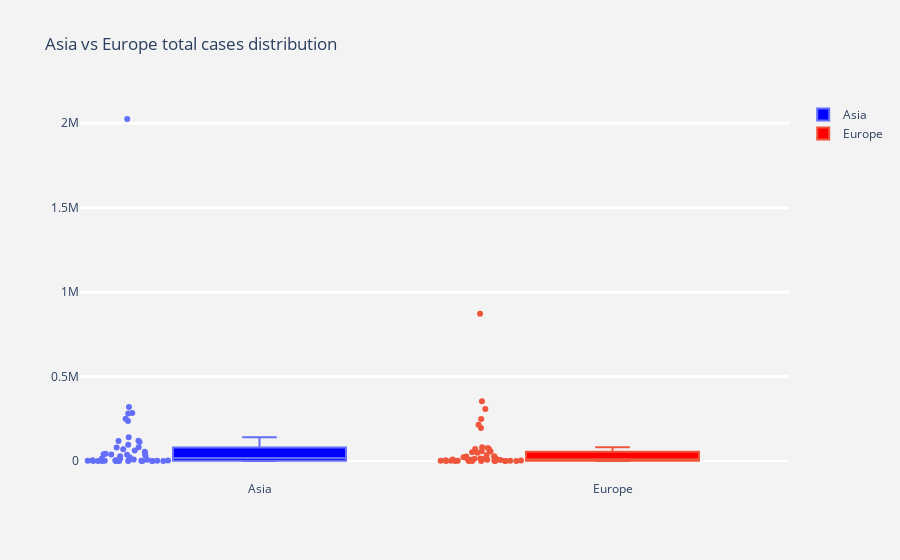

Write notebook code for a chart like this one.
### Markdown cell above
## Box plot to represent total cases distribution across Asia and Europe

### Code cell
# A box plot allows you to compare different variables
# The box shows the quartiles of the data. The bar in the middle is the median 
# The whiskers extend to all the other data aside from the points that are considered
# to be outliers

# Complex Styling
fig = go.Figure()
# Show all points, spread them so they don't overlap and change whisker width
fig.add_trace(go.Box(y=worldometer_asia['TotalCases'], boxpoints='all', name='Asia',
                    fillcolor='blue', jitter=0.5, whiskerwidth=0.2))
fig.add_trace(go.Box(y=worldometer[worldometer['Continent'] == 'Europe']['TotalCases'], boxpoints='all', name='Europe',
                    fillcolor='red', jitter=0.5, whiskerwidth=0.2))
# Change background / grid colors
fig.update_layout(title='Asia vs Europe total cases distribution', 
                  yaxis=dict(gridcolor='rgb(255, 255, 255)',
                 gridwidth=3),
                 paper_bgcolor='rgb(243, 243, 243)',
                 plot_bgcolor='rgb(243, 243, 243)')

### Figure 1 — Plotly figure (JSON) as saved in the notebook; plotly's stock layout.template omitted (floating-point values rounded to 4 significant figures)
{"data": [{"boxpoints": "all", "fillcolor": "blue", "jitter": 0.5, "name": "Asia", "type": "box", "whiskerwidth": 0.2, "y": [2025409, 320117, 284226, 281863, 249651, 237265, 140603, 119460, 118753, 112092, 95942, 80713, 79559, 70045, 61845, 54555, 42889, 42263, 39819, 38659, 36896, 33247, 28315, 21750, 14519, 13398, 9038, 7665, 5672, 4680, 3850, 3330, 2839, 1768, 1232, 1208, 1206, 999, 747, 477, 357, 293, 243, 141, 105, 46, 25, 20]}, {"boxpoints": "all", "fillcolor": "red", "jitter": 0.5, "name": "Europe", "type": "box", "whiskerwidth": 0.2, "y": [871894, 354530, 308134, 249204, 215210, 195633, 81967, 76808, 71158, 68503, 57895, 56982, 52061, 49515, 36108, 27332, 26628, 26372, 21696, 17731, 14306, 13396, 13014, 11399, 9468, 7532, 7073, 6016, 5404, 5123, 4597, 3480, 2480, 2223, 2171, 2124, 1930, 1275, 946, 944, 699, 597, 336, 266, 190, 125, 89, 12]}], "layout": {"paper_bgcolor": "rgb(243, 243, 243)", "plot_bgcolor": "rgb(243, 243, 243)", "title": {"text": "Asia vs Europe total cases distribution"}, "yaxis": {"gridcolor": "rgb(255, 255, 255)", "gridwidth": 3}}}
